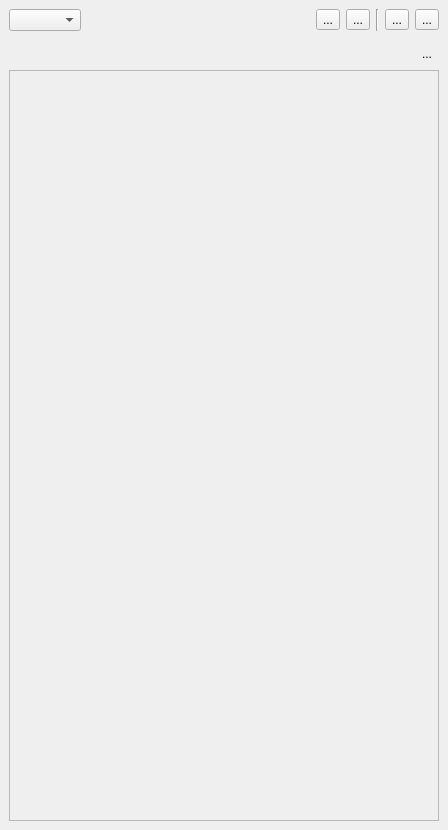
<?xml version="1.0" encoding="UTF-8"?>
<ui version="4.0">
 <class>DockWidget</class>
 <widget class="QDockWidget" name="DockWidget">
  <property name="geometry">
   <rect>
    <x>0</x>
    <y>0</y>
    <width>448</width>
    <height>830</height>
   </rect>
  </property>
  <property name="allowedAreas">
   <set>Qt::LeftDockWidgetArea|Qt::RightDockWidgetArea</set>
  </property>
  <property name="windowTitle">
   <string>Koordinates</string>
  </property>
  <widget class="QWidget" name="dockWidgetContents">
   <layout class="QVBoxLayout" name="verticalLayout">
    <property name="leftMargin">
     <number>0</number>
    </property>
    <property name="topMargin">
     <number>0</number>
    </property>
    <property name="rightMargin">
     <number>0</number>
    </property>
    <property name="bottomMargin">
     <number>0</number>
    </property>
    <item>
     <widget class="QStackedWidget" name="stackedWidget">
      <property name="currentIndex">
       <number>1</number>
      </property>
      <widget class="QWidget" name="pageAuth">
       <layout class="QGridLayout" name="gridLayout">
        <item row="0" column="2">
         <spacer name="verticalSpacer">
          <property name="orientation">
           <enum>Qt::Vertical</enum>
          </property>
          <property name="sizeType">
           <enum>QSizePolicy::Fixed</enum>
          </property>
          <property name="sizeHint" stdset="0">
           <size>
            <width>20</width>
            <height>40</height>
           </size>
          </property>
         </spacer>
        </item>
        <item row="3" column="3">
         <spacer name="horizontalSpacer_3">
          <property name="orientation">
           <enum>Qt::Horizontal</enum>
          </property>
          <property name="sizeHint" stdset="0">
           <size>
            <width>40</width>
            <height>20</height>
           </size>
          </property>
         </spacer>
        </item>
        <item row="1" column="1" colspan="2">
         <widget class="QLabel" name="labelHeader">
          <property name="text">
           <string/>
          </property>
         </widget>
        </item>
        <item row="4" column="2">
         <widget class="QPushButton" name="btnLogin">
          <property name="sizePolicy">
           <sizepolicy hsizetype="MinimumExpanding" vsizetype="Fixed">
            <horstretch>0</horstretch>
            <verstretch>0</verstretch>
           </sizepolicy>
          </property>
          <property name="text">
           <string>Log in</string>
          </property>
         </widget>
        </item>
        <item row="3" column="0">
         <spacer name="horizontalSpacer">
          <property name="orientation">
           <enum>Qt::Horizontal</enum>
          </property>
          <property name="sizeHint" stdset="0">
           <size>
            <width>40</width>
            <height>20</height>
           </size>
          </property>
         </spacer>
        </item>
        <item row="7" column="2">
         <spacer name="verticalSpacer_2">
          <property name="orientation">
           <enum>Qt::Vertical</enum>
          </property>
          <property name="sizeHint" stdset="0">
           <size>
            <width>20</width>
            <height>40</height>
           </size>
          </property>
         </spacer>
        </item>
        <item row="5" column="2">
         <widget class="QLabel" name="labelWaiting">
          <property name="sizePolicy">
           <sizepolicy hsizetype="MinimumExpanding" vsizetype="Preferred">
            <horstretch>0</horstretch>
            <verstretch>0</verstretch>
           </sizepolicy>
          </property>
          <property name="text">
           <string>Waiting for OAuth authentication response...</string>
          </property>
         </widget>
        </item>
       </layout>
      </widget>
      <widget class="QWidget" name="pageBrowser">
       <layout class="QVBoxLayout" name="verticalLayout_5">
        <item>
         <layout class="QHBoxLayout" name="horizontalLayout_4">
          <property name="leftMargin">
           <number>0</number>
          </property>
          <property name="rightMargin">
           <number>0</number>
          </property>
          <item>
           <widget class="QComboBox" name="comboContext"/>
          </item>
          <item>
           <spacer name="horizontalSpacer_2">
            <property name="orientation">
             <enum>Qt::Horizontal</enum>
            </property>
            <property name="sizeHint" stdset="0">
             <size>
              <width>40</width>
              <height>20</height>
             </size>
            </property>
           </spacer>
          </item>
          <item>
           <widget class="QToolButton" name="button_starred">
            <property name="text">
             <string>...</string>
            </property>
           </widget>
          </item>
          <item>
           <widget class="QToolButton" name="button_browse">
            <property name="text">
             <string>...</string>
            </property>
           </widget>
          </item>
          <item>
           <widget class="Line" name="line">
            <property name="orientation">
             <enum>Qt::Vertical</enum>
            </property>
           </widget>
          </item>
          <item>
           <widget class="QToolButton" name="button_help">
            <property name="text">
             <string>...</string>
            </property>
           </widget>
          </item>
          <item>
           <widget class="QToolButton" name="button_user">
            <property name="text">
             <string>...</string>
            </property>
            <property name="popupMode">
             <enum>QToolButton::InstantPopup</enum>
            </property>
           </widget>
          </item>
         </layout>
        </item>
        <item>
         <widget class="QWidget" name="filter_frame" native="true"/>
        </item>
        <item>
         <layout class="QHBoxLayout" name="horizontalLayout">
          <property name="bottomMargin">
           <number>0</number>
          </property>
          <item>
           <spacer name="horizontalSpacer_4">
            <property name="orientation">
             <enum>Qt::Horizontal</enum>
            </property>
            <property name="sizeHint" stdset="0">
             <size>
              <width>40</width>
              <height>20</height>
             </size>
            </property>
           </spacer>
          </item>
          <item>
           <widget class="QToolButton" name="button_sort_order">
            <property name="text">
             <string>...</string>
            </property>
            <property name="popupMode">
             <enum>QToolButton::InstantPopup</enum>
            </property>
            <property name="toolButtonStyle">
             <enum>Qt::ToolButtonTextOnly</enum>
            </property>
            <property name="autoRaise">
             <bool>true</bool>
            </property>
            <property name="arrowType">
             <enum>Qt::DownArrow</enum>
            </property>
           </widget>
          </item>
         </layout>
        </item>
        <item>
         <widget class="QFrame" name="browserFrame">
          <property name="sizePolicy">
           <sizepolicy hsizetype="Preferred" vsizetype="MinimumExpanding">
            <horstretch>0</horstretch>
            <verstretch>0</verstretch>
           </sizepolicy>
          </property>
          <property name="frameShape">
           <enum>QFrame::StyledPanel</enum>
          </property>
          <property name="frameShadow">
           <enum>QFrame::Raised</enum>
          </property>
         </widget>
        </item>
       </layout>
      </widget>
     </widget>
    </item>
   </layout>
  </widget>
 </widget>
 <resources/>
 <connections/>
</ui>
